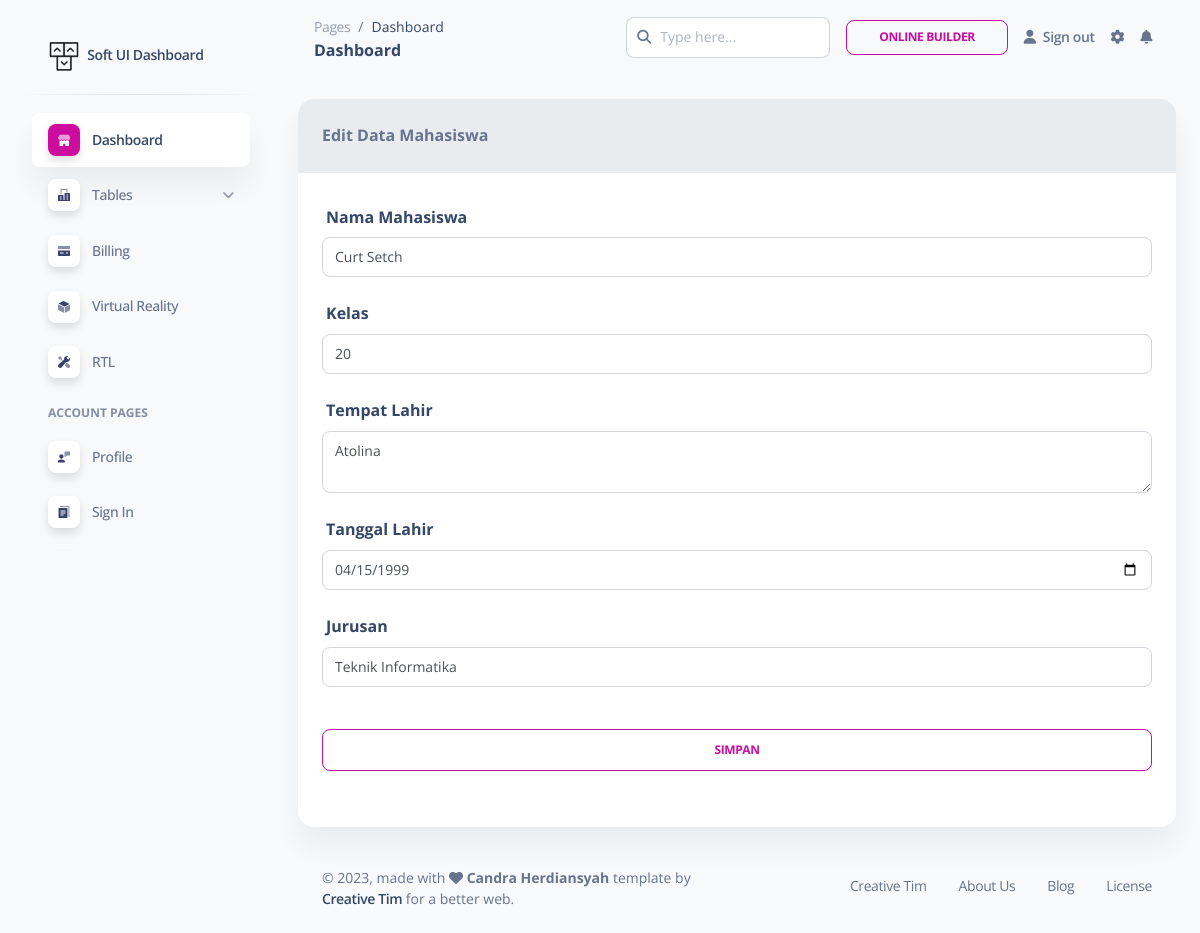
/dashboard/mahasiswa/edit.php?kd_mahasiswa=3 (signed in), run on the app's committed database.
### tables this page shows
CREATE TABLE `tb_mahasiswa` (
  `kd_mahasiswa` int(11) NOT NULL,
  `nama_mahasiswa` varchar(255) NOT NULL,
  `kelas` varchar(255) NOT NULL,
  `tempat_lahir` varchar(255) NOT NULL,
  `tanggal_lahir` date NOT NULL,
  `jurusan` varchar(255) NOT NULL
);

### library/Mahasiswa.php (called while the page is built, shortened)
<?php
class Mahasiswa extends Connection
{
    private $conn;
    public function __construct($db)
    {
        $this->conn = $db;
    }
    public function show($kd_mahasiswa)
    {
        $query = $this->conn->prepare("SELECT * FROM tb_mahasiswa where kd_mahasiswa=?");
        $query->bindParam(1, $kd_mahasiswa);
        $query->execute();
        return $query->fetch();
    }
}

### dashboard/mahasiswa/edit.php (the view, shortened to what this page needs)
<?php
if (!isset($_SESSION['user_id'])) {
    echo "<script type='text/javascript'>
        alert('Maaf anda harus login terlebih dahulu!');
            window.location = '/login.php'
        </script>";
} else {
    $db = new Connection();
    $conn = $db->connect();
    $mhs = new Mahasiswa($conn);
    if (isset($_GET['kd_mahasiswa'])) {
        $kd_mahasiswa = $_GET['kd_mahasiswa'];
        $data_mahasiswa = $mhs->show($kd_mahasiswa);
    }
    ?>
<!DOCTYPE html>
<html lang="en">
<?php include "../../layouts/dashboard/head.php";?>
<body class="g-sidenav-show  bg-gray-100">
    <?php include "../../layouts/dashboard/sidebar.php";?>
    <main class="main-content position-relative max-height-vh-100 h-100 border-radius-lg ">
        <?php include "../../layouts/dashboard/nav.php";?>
        <div class="container-fluid py-4">
            <div class="row">
                <div class="col-12">
                    <div class="card mb-4">
                        <div class="card-header bg-light">
                            <b>Edit Data Mahasiswa</b>
                        </div>
                        <div class="card-body">
                            <form method="post" action="">
                                <div class="form-group">
                                    <label for="nama_mahasiswa" class="col-form-label">Nama Mahasiswa</label>
                                    <div class="col-sm-12">
                                        <input type="text" name="nama_mahasiswa" class="form-control"
                                            id="nama_mahasiswa" value="<?php echo $data_mahasiswa['nama_mahasiswa']; ?>">
                                    </div>
                                </div>
                                <div class="form-group">
                                    <label for="kelas" class="col-form-label">Kelas</label>
                                    <div class="col-sm-12">
                                        <input type="text" name="kelas" class="form-control" value="<?php echo $data_mahasiswa['kelas']; ?>"  id="kelas">
                                    </div>
                                </div>
                                <div class="form-group">
                                    <label for="tempat_lahir" class="col-form-label">Tempat Lahir</label>
                                    <div class="col-sm-12">
                                        <textarea class="form-control" name="tempat_lahir" id="tempat_lahir"><?php echo $data_mahasiswa['tempat_lahir']; ?></textarea>
                                    </div>
                                </div>
                                <div class="form-group">
                                    <label for="tempat_lahir" class="col-form-label">Tanggal Lahir</label>
                                    <div class="col-sm-12">
                                        <input type="date" class="form-control" name="tanggal_lahir"
                                            id="tanggal_lahir" value="<?php echo $data_mahasiswa['tanggal_lahir']; ?>" ></input>
                                    </div>
                                </div>
                                <div class="form-group">
                                    <label for="jurusan" class="col-form-label">Jurusan</label>
                                    <div class="col-sm-12">
                                        <select name="jurusan" class="form-control" id="">
                                            <option value="Teknik Informatika" <?php echo ($data_mahasiswa['jurusan'] == "Teknik Informatika") ? "selected" : ""; ?> >Teknik Informatika</option>
                                        </select>
                                    </div>
                                </div>
                                <div class="form-group">
                                    <div class="col-sm-12">
                                        <div class="d-grid gap-2 col-12 mx-auto">
                                            <button name="simpan" class="btn btn-outline-primary"
                                                type="submit">Simpan</button>
                                        </div>
                                    </div>
                                </div>
                            </form>
                        </div>
                    </div>
                </div>
            </div>
            <?php include "../../layouts/dashboard/footer.php";?>
        </div>
    </main>
</body>
</html>
<?php }?>

### data on the page
tb_mahasiswa: nama_mahasiswa "Curt Setch", kelas "20", tempat_lahir "Atolina", tanggal_lahir "04/15/1999", jurusan "Teknik Informatika"
